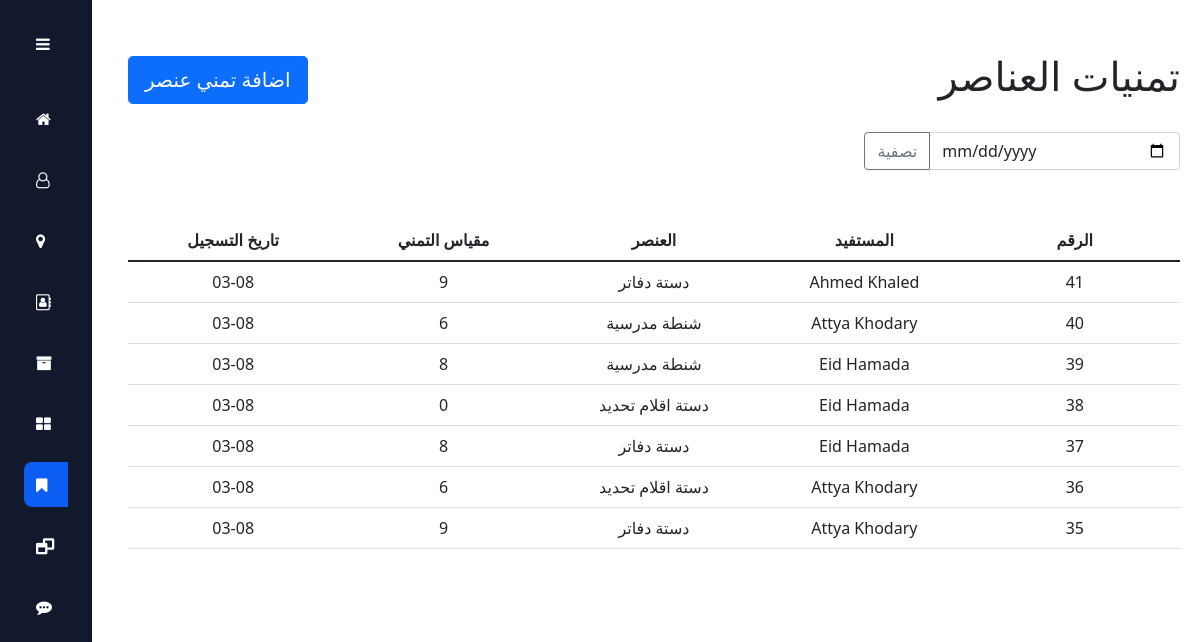
/admin_panel/item_desire, run on the app's committed database.
### pages/models.py (models this page shows, shortened)
class item_desire(models.Model):
    item_c = models.ForeignKey('item',on_delete=models.CASCADE)
    beneficiary_c = models.ForeignKey('beneficiary',on_delete=models.CASCADE)
    desire_scale = models.IntegerField(choices=[(0,0),(6,6),(7,7),(8,8),(9,9),(10,10)])
    entry_date = models.DateTimeField(auto_now_add=True)

class item(models.Model):
    name = models.CharField(max_length=30)
    img = models.ImageField(upload_to='items/')
    entry_date = models.DateTimeField(auto_now_add=True)
    def __str__(self):
        return self.name

class beneficiary(models.Model):
    name = models.CharField(max_length=30)
    phone_num = PhoneNumberField(unique=True)
    id_ps = models.IntegerField()
    Lat = models.DecimalField(max_digits=9, decimal_places=6)
    long = models.DecimalField(max_digits=9, decimal_places=6)
    address = models.CharField(max_length=100,null=True,blank=True)
    registrar = models.ForeignKey(registrar,on_delete=models.SET_NULL,null=True)
    need_scale = models.IntegerField(choices=[(1,1),(2,2),(3,3),(4,4),(5,5),(6,6),(7,7),(8,8),(9,9),(10,10)])
    clothes_accept = models.BooleanField(default=False)
    study_supplies_accept = models.BooleanField(default=False)
    study_supplies_needed_type = models.CharField(max_length=30,blank=True,null=True,choices=study_supplies)
    clothes_needed_type = models.CharField(max_length=30,blank=True,null=True,choices=clothes)
    entry_date = models.DateTimeField(auto_now_add=True)
    def __str__(self):
        return self.name

### admin_panel/views.py (the view)
# urls.py: path('item_desire', views.item_desire, name="item_desire"),
def item_desire(request):
    delivery_point_model = apps.get_model('pages', 'delivery_point')
    item_model = apps.get_model('pages', 'item')
    item_desire_model = apps.get_model('pages', 'item_desire')
    donation_model = apps.get_model('pages', 'donation')
    message_model = apps.get_model('pages', 'message')
    receipt_model = apps.get_model('pages', 'receipt')
    registrar_model = apps.get_model('pages', 'registrar')
    beneficiary_model = apps.get_model('pages', 'beneficiary')
    item_demand_model = apps.get_model('pages', 'item_demand')
    if request.method == "POST":
        data = request.POST
        beneficiary = beneficiary_model.objects.get(id=data["beneficiary"])
        item = item_model.objects.get(id=data["item"])
        item_desire_model.objects.create(item_c=item,beneficiary_c=beneficiary,desire_scale=data['desire_scale'])
    day_items_desire = None
    data_as = None
    if request.method == "GET" and 'data_as' in request.GET:
        data = request.GET
        day_items_desire = item_desire_model.objects.filter(entry_date__year = data.get('data_as')[:4], entry_date__month = data.get('data_as')[5:7], entry_date__day = data.get('data_as')[8:10]).order_by('-entry_date','-id')
        print(day_items_desire)
        data_as = data.get('data_as')
    x = {
        'items_desire': item_desire_model.objects.all().order_by('-entry_date','id'),
        'items': item_model.objects.all().order_by('-entry_date','id'),
        'beneficiaries': beneficiary_model.objects.all().order_by('-entry_date','id'),
        'day_items_desire':day_items_desire,
        'data_as':data_as,
        'title':'تمنايات العناصر',
    }
    return render(request, 'admin_panel/pages/item_desire.html',x)

### templates/admin_panel/pages/item_desire.html (shortened to what this page needs)
{% extends 'admin_panel/base.html' %}
{% load static %}
{% block body %}
<div class="p4">
    <div class="uper">
        <div class="models sp">
        <h1 style="" class="hme">تمنيات العناصر</h1>
        <div style=" font-size: x-large;"><button type="button" class="btn btn-primary btn-lg" data-bs-toggle="modal" data-bs-target="#name">اضافة تمني عنصر</button></div>
        </div>
    </div>
    <br>
    <form  method="GET" class="models">
        <div class="input-group  ds" style="width: 30% !important;">
          <button class="btn btn-outline-secondary"name="dt" id="button-addon1">تصفية</button>
          <input type="date" required class="form-control"name="data_as"  placeholder="" aria-label="Example text with button addon" aria-describedby="button-addon1"value="{{data_as}}">
        </div>
    </form>
    <table class="table table-hover" style="width: 100%; margin-top: 50px;">
        <thead>
            <tr>
                <th style="width: 10%;"><center>تاريخ التسجيل</center></th>
                <th style="width: 10%;"><center>مقياس التمني</center></th>
                <th style="width: 10%;"><center>العنصر</center></th>
                <th style="width: 10%;"><center>المستفيد</center></th>
                <th style="width: 10%;"><center>الرقم</center></th>
            </tr>
          </thead>
        <tbody id="output1" style="width: 100%;">
            {% for item_desire in items_desire %}
                <tr dir="rtl">
                    <td style=" text-align:center; width: 10%;">{{item_desire.entry_date|date:"m-d"}}</td>
                    <td style=" text-align:center; width: 10%;">{{item_desire.desire_scale}}</td>
                    <td style=" text-align:center; width: 10%;">{{item_desire.item_c}}</td>
                    <td style=" text-align:center; width: 10%;">{{item_desire.beneficiary_c}}</td>
                    <td style=" text-align:center; width: 10%;">{{item_desire.id}}</td>
                </tr>
            {% endfor %}
        </tbody>
    </table>
    <br>
</div>
{% endblock body %}

### project/static/css/admin_panel.css (style rules this page uses)
* { box-sizing: border-box; }
.p4 { display: flex; width: 100%; align-items: flex-end; flex-direction: column; justify-content: flex-end; padding: 20px; }
.models { width: 100%; display: flex; justify-content: flex-start; align-items: center; flex-direction: row-reverse; flex-wrap: wrap; }
.models.sp { justify-content: space-between; }
.uper { width: 100%; display: flex; align-items: center; justify-content: flex-end; }
body { position: relative; margin: 0; padding: 2rem 0 0 6.75rem; font-size: 1em; transition: .5s; }
h1 { margin: 0; }

### data on the page
item_desire: entry_date "03-08", desire_scale "9", item_c "دستة دفاتر", beneficiary_c "Ahmed Khaled", id "41"
item_desire: entry_date "03-08", desire_scale "6", item_c "شنطة مدرسية", beneficiary_c "Attya Khodary", id "40"
item_desire: entry_date "03-08", desire_scale "8", item_c "شنطة مدرسية", beneficiary_c "Eid Hamada", id "39"
item_desire: entry_date "03-08", desire_scale "0", item_c "دستة اقلام تحديد", beneficiary_c "Eid Hamada", id "38"
item_desire: entry_date "03-08", desire_scale "8", item_c "دستة دفاتر", beneficiary_c "Eid Hamada", id "37"
item_desire: entry_date "03-08", desire_scale "6", item_c "دستة اقلام تحديد", beneficiary_c "Attya Khodary", id "36"
item_desire: entry_date "03-08", desire_scale "9", item_c "دستة دفاتر", beneficiary_c "Attya Khodary", id "35"
